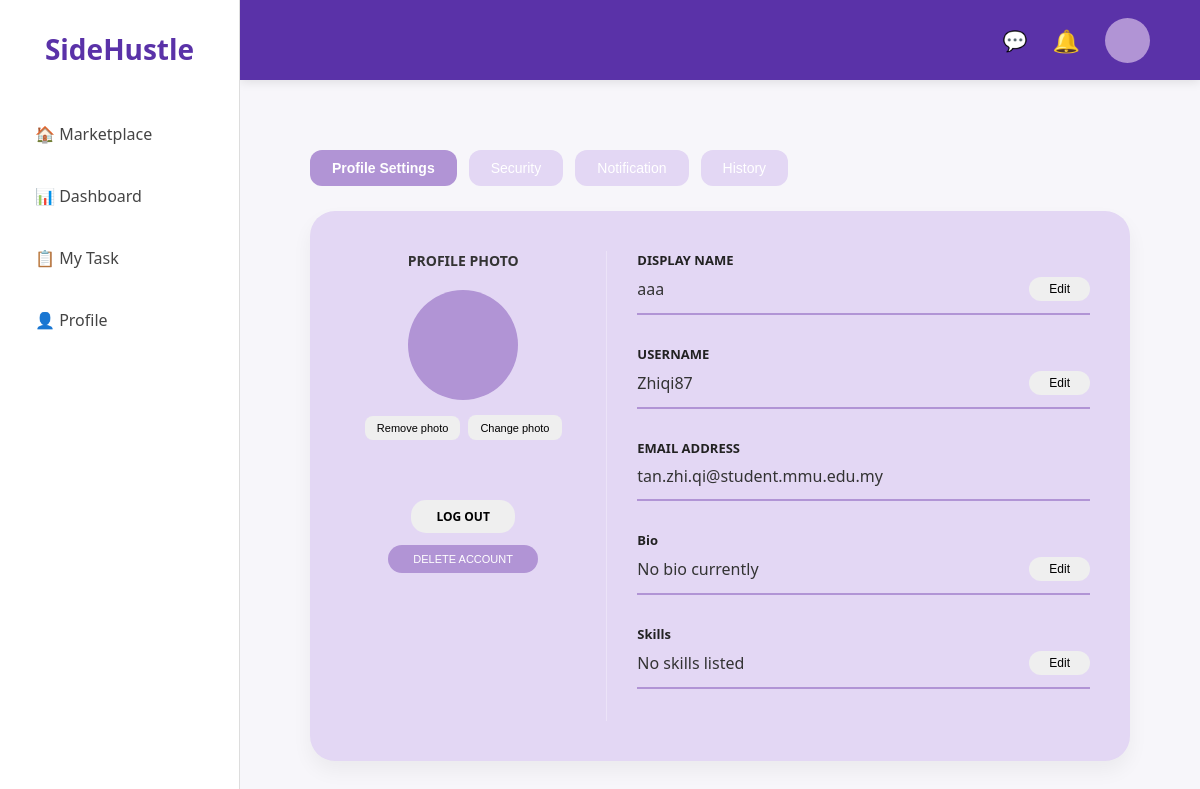
The app's page /profile (signed in), older data.
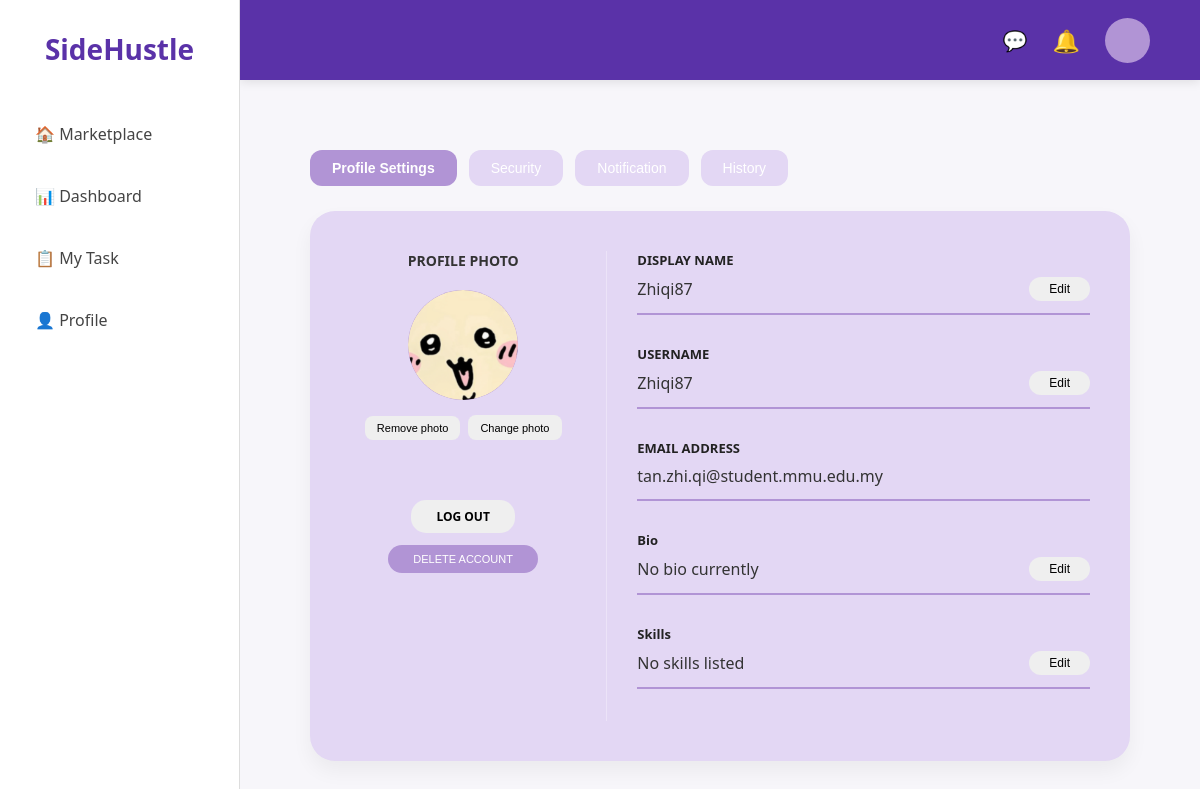
The same page, newer data.
### app.py (models this page shows, shortened)
class User(db.Model):
    id = db.Column(db.Integer, primary_key=True)
    email = db.Column(db.String(150), unique=True, nullable=False)
    username = db.Column(db.String(150), unique=True, nullable=False)
    display_name = db.Column(db.String(150), nullable=True)
    password = db.Column(db.String(150), nullable=False)
    security_question = db.Column(db.String(200), nullable=False)
    security_answer = db.Column(db.String(200), nullable=False)
    bio = db.Column(db.Text, default="No bio currently")
    avatar = db.Column(db.String(200), nullable=True)
    skills = db.Column(db.Text, default="No skills listed")
    is_admin = db.Column(db.Boolean, default=False)
    credit = db.Column(db.Float, default=0.0)
    total_rating = db.Column(db.Float, default=5.0)
    review_count = db.Column(db.Integer, default=1)
    tasks_completed = db.Column(db.Integer, default=0)

### app.py (the view)
@app.route('/profile')
def profile():
    if 'user_id' not in session:
        return redirect(url_for('login'))
    user = db.session.get(User, session['user_id'])
    return render_template('profile.html', user=user)

### app.py (called while the page is built)
@app.context_processor
def inject_notifications():
    if 'user_id' in session:
        current_user = User.query.get(session['user_id'])
        if current_user:
            user_notifications = Notification.query.filter_by(
                user_id=current_user.id
            ).order_by(Notification.id.desc()).limit(5).all()
            return dict(notifications=user_notifications)
        else:
            session.pop('user_id', None)
    return dict(notifications=[])

### templates/profile.html (shortened to what this page needs)
{% extends "base.html" %}
{% block content %}
<link rel="stylesheet" href="{{ url_for('static', filename='profile.css') }}">
<link rel='stylesheet' href='https://cdn-uicons.flaticon.com/uicons-regular-rounded/css/uicons-regular-rounded.css'>
<link rel="stylesheet" href="https://cdnjs.cloudflare.com/ajax/libs/cropperjs/1.5.13/cropper.min.css">
<div class="profile-wrapper">
    <div class="tab-container">
        <button class="tab active">Profile Settings</button>
        <button class="tab">Security</button>
        <button class="tab">Notification</button>
        <button class="tab">History</button>
    </div>
    <div class="profile-main-card">
        <div class="profile-left-panel">
            <h3 class="section-title">PROFILE PHOTO</h3>
            <form id="avatar-form" action="{{ url_for('update_profile') }}" method="POST" enctype="multipart/form-data">
                <div class="avatar-box" onclick="document.getElementById('avatar-input').click()" style="cursor: pointer;">
                    {% if user.avatar %}
                        <img src="{{ url_for('static', filename='uploads/' + user.avatar) }}" style="width: 100%; height: 100%; object-fit: cover;">
                    {% else %}
                        <i class="fi fi-rr-user default-avatar-icon"></i>
                    {% endif %}
                </div>
            </form>
            <div class="photo-controls">
                <form action="{{ url_for('update_profile') }}" method="POST" style="display: inline;">
                    <button class="small-btn">Remove photo</button>
                </form>
                <button class="small-btn" onclick="document.getElementById('avatar-input').click()">Change photo</button>
            </div>
            <div class="log-out-delete">
                <a href="{{ url_for('login') }}" class="logout-link-btn">LOG OUT</a>
                <form action="{{ url_for('delete_account') }}" method="POST" onsubmit="return confirm('Are you absolutely sure you want to permanently delete your account? This action cannot be undone.');" style="display: inline;">
                    <button type="submit" class="delete-acc-btn" style="cursor: pointer;">DELETE ACCOUNT</button>
                </form>
            </div>
        </div>
        <div class="profile-right-panel">
            <div class="detail-row" id="row-displayname">
                <label>DISPLAY NAME</label>
                <div class="field-content">
                    <span class="view-mode">{{ user.display_name if user.display_name else user.username }}</span>
                    <button class="edit-btn view-mode" onclick="toggleEdit('displayname')">Edit</button>
                </div>
            </div>
            <div class="detail-row" id="row-username">
                <label>USERNAME</label>
                <div class="field-content">
                    <span class="view-mode">{{ user.username }}</span>
                    <button class="edit-btn view-mode" onclick="toggleEdit('username')">Edit</button>
                </div>
            </div>
            <div class="detail-row">
                <label>EMAIL ADDRESS</label>
                <div class="field-content">
                    <span>{{ user.email }}</span>
                </div>
            </div>
            <div class="detail-row" id="row-bio">
                <label>Bio</label>
                <div class="field-content">
                    <span class="view-mode">{{ user.bio if user.bio and user.bio.strip() != "" else "No bio currently" }}</span>
                    <button class="edit-btn view-mode" onclick="toggleEdit('bio')">Edit</button>
                </div>
            </div>
            <div class="detail-row" id="row-skills">
                <label>Skills</label>
                <div class="field-content">
                    <span class="view-mode">{{ user.skills if user.skills else "No skills listed" }}</span>
                    <button class="edit-btn view-mode" onclick="toggleEdit('skills')">Edit</button>
                </div>
            </div>
        </div>
    </div>
</div>
{% endblock %}

Row changes from the older to the newer data that the page shows:
changed User "Zhiqi87": avatar: picture added; display_name+username "aaa" → "Zhiqi87"
